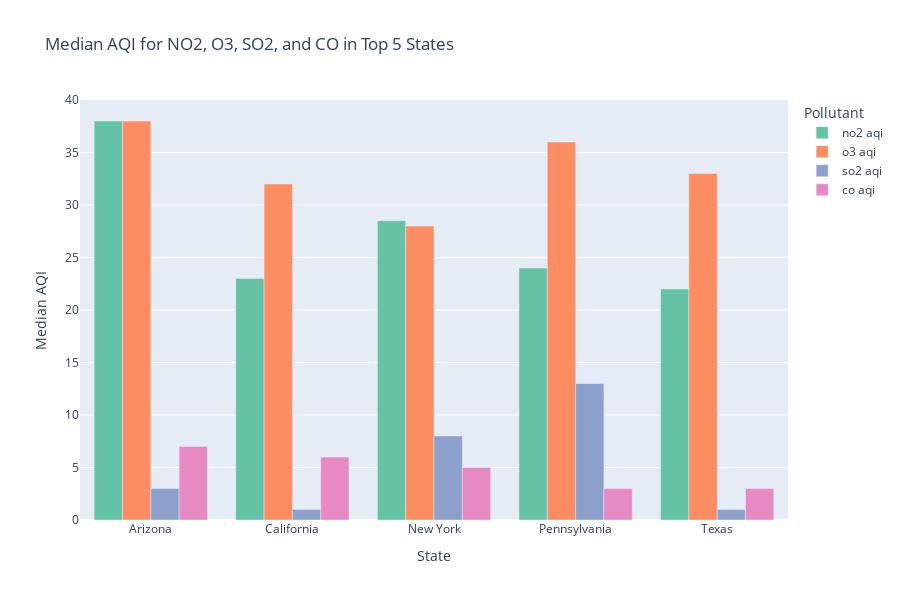

Source (notebook cell):
### Markdown cell above
#### 10. Median AQI for NO2, O3, SO2, and CO in Top 5 States
- A grouped bar chart comparing median AQI values across pollutants for the top 5 states.

### Code cell
# Get top 5 states by measurement count
top_states = df['state'].value_counts().head(5).index

# Filter data for top 5 states
filtered_df = df[df['state'].isin(top_states)]

# Compute median AQI for each pollutant by state
median_aqi = filtered_df.groupby('state')[['no2 aqi', 'o3 aqi', 'so2 aqi', 'co aqi']].median().reset_index()

# Melt the dataframe for plotting
melted_df = median_aqi.melt(
    id_vars='state',
    value_vars=['no2 aqi', 'o3 aqi', 'so2 aqi', 'co aqi'],
    var_name='Pollutant',
    value_name='Median AQI'
)

# Create grouped bar plot
fig = px.bar(
    melted_df,
    x='state',
    y='Median AQI',
    color='Pollutant',
    barmode='group',
    title='Median AQI for NO2, O3, SO2, and CO in Top 5 States',
    color_discrete_sequence=px.colors.qualitative.Set2
)

# Update layout for clarity
fig.update_layout(
    xaxis_title='State',
    yaxis_title='Median AQI',
    legend_title='Pollutant',
    width=900,
    height=600
)

# Show plot
fig.show()

### Figure 1 — Plotly figure (JSON) as saved in the notebook; plotly's stock layout.template omitted (floating-point values rounded to 4 significant figures)
{"data": [{"alignmentgroup": "True", "hovertemplate": "Pollutant=no2 aqi<br>state=%{x}<br>Median AQI=%{y}<extra></extra>", "legendgroup": "no2 aqi", "marker": {"color": "rgb(102,194,165)", "pattern": {"shape": ""}}, "name": "no2 aqi", "offsetgroup": "no2 aqi", "orientation": "v", "showlegend": true, "textposition": "auto", "type": "bar", "x": ["Arizona", "California", "New York", "Pennsylvania", "Texas"], "xaxis": "x", "y": [38, 23, 28.5, 24, 22], "yaxis": "y"}, {"alignmentgroup": "True", "hovertemplate": "Pollutant=o3 aqi<br>state=%{x}<br>Median AQI=%{y}<extra></extra>", "legendgroup": "o3 aqi", "marker": {"color": "rgb(252,141,98)", "pattern": {"shape": ""}}, "name": "o3 aqi", "offsetgroup": "o3 aqi", "orientation": "v", "showlegend": true, "textposition": "auto", "type": "bar", "x": ["Arizona", "California", "New York", "Pennsylvania", "Texas"], "xaxis": "x", "y": [38, 32, 28, 36, 33], "yaxis": "y"}, {"alignmentgroup": "True", "hovertemplate": "Pollutant=so2 aqi<br>state=%{x}<br>Median AQI=%{y}<extra></extra>", "legendgroup": "so2 aqi", "marker": {"color": "rgb(141,160,203)", "pattern": {"shape": ""}}, "name": "so2 aqi", "offsetgroup": "so2 aqi", "orientation": "v", "showlegend": true, "textposition": "auto", "type": "bar", "x": ["Arizona", "California", "New York", "Pennsylvania", "Texas"], "xaxis": "x", "y": [3, 1, 8, 13, 1], "yaxis": "y"}, {"alignmentgroup": "True", "hovertemplate": "Pollutant=co aqi<br>state=%{x}<br>Median AQI=%{y}<extra></extra>", "legendgroup": "co aqi", "marker": {"color": "rgb(231,138,195)", "pattern": {"shape": ""}}, "name": "co aqi", "offsetgroup": "co aqi", "orientation": "v", "showlegend": true, "textposition": "auto", "type": "bar", "x": ["Arizona", "California", "New York", "Pennsylvania", "Texas"], "xaxis": "x", "y": [7, 6, 5, 3, 3], "yaxis": "y"}], "layout": {"barmode": "group", "height": 600, "legend": {"title": {"text": "Pollutant"}, "tracegroupgap": 0}, "title": {"text": "Median AQI for NO2, O3, SO2, and CO in Top 5 States"}, "width": 900, "xaxis": {"anchor": "y", "domain": [0, 1], "title": {"text": "State"}}, "yaxis": {"anchor": "x", "domain": [0, 1], "title": {"text": "Median AQI"}}}}
